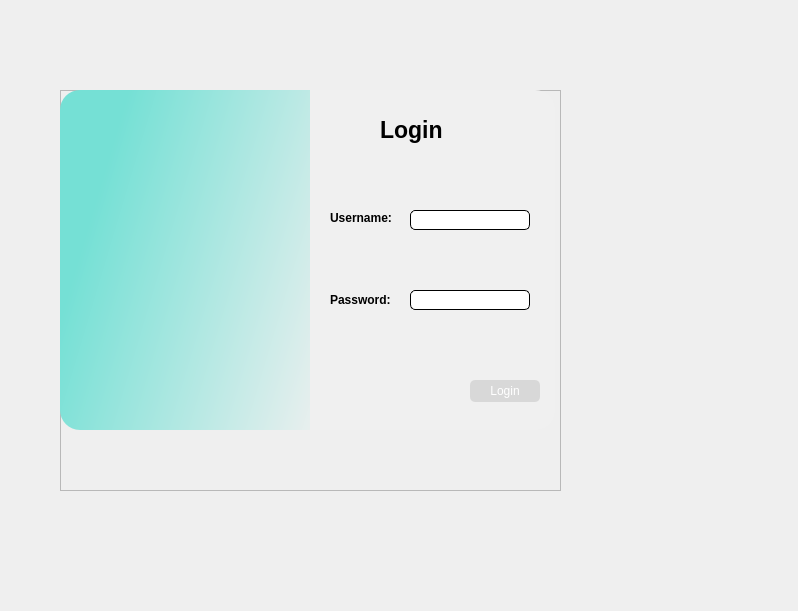
<?xml version="1.0" encoding="UTF-8"?>
<ui version="4.0">
 <class>Form</class>
 <widget class="QWidget" name="Form">
  <property name="geometry">
   <rect>
    <x>0</x>
    <y>0</y>
    <width>798</width>
    <height>611</height>
   </rect>
  </property>
  <property name="windowTitle">
   <string>Form</string>
  </property>
  <widget class="QFrame" name="frame_3">
   <property name="geometry">
    <rect>
     <x>60</x>
     <y>90</y>
     <width>501</width>
     <height>401</height>
    </rect>
   </property>
   <property name="minimumSize">
    <size>
     <width>501</width>
     <height>401</height>
    </size>
   </property>
   <property name="maximumSize">
    <size>
     <width>501</width>
     <height>401</height>
    </size>
   </property>
   <property name="frameShape">
    <enum>QFrame::StyledPanel</enum>
   </property>
   <property name="frameShadow">
    <enum>QFrame::Raised</enum>
   </property>
   <widget class="QLabel" name="label_4">
    <property name="geometry">
     <rect>
      <x>0</x>
      <y>0</y>
      <width>270</width>
      <height>340</height>
     </rect>
    </property>
    <property name="styleSheet">
     <string notr="true">background-color: qlineargradient(spread:pad, x1:0.017, y1:0.630682, x2:1, y2:1, stop:0 rgba(117, 224, 213, 255), stop:1 rgba(240, 240, 240, 255));
border-top-left-radius:20px;
border-bottom-left-radius:20px;</string>
    </property>
    <property name="text">
     <string/>
    </property>
   </widget>
   <widget class="QFrame" name="frame_2">
    <property name="geometry">
     <rect>
      <x>250</x>
      <y>0</y>
      <width>245</width>
      <height>340</height>
     </rect>
    </property>
    <property name="styleSheet">
     <string notr="true">background-color: rgb(240, 240, 240);

border-top-right-radius:20px;
border-bottom-right-radius:20px;</string>
    </property>
    <property name="frameShape">
     <enum>QFrame::StyledPanel</enum>
    </property>
    <property name="frameShadow">
     <enum>QFrame::Raised</enum>
    </property>
    <widget class="QPushButton" name="close">
     <property name="geometry">
      <rect>
       <x>220</x>
       <y>10</y>
       <width>16</width>
       <height>16</height>
      </rect>
     </property>
     <property name="minimumSize">
      <size>
       <width>16</width>
       <height>16</height>
      </size>
     </property>
     <property name="maximumSize">
      <size>
       <width>16</width>
       <height>16</height>
      </size>
     </property>
     <property name="text">
      <string/>
     </property>
     <property name="icon">
      <iconset>
       <normaloff>../asset/Icon/icons-close.png</normaloff>../asset/Icon/icons-close.png</iconset>
     </property>
    </widget>
    <widget class="QLineEdit" name="usr">
     <property name="geometry">
      <rect>
       <x>100</x>
       <y>120</y>
       <width>120</width>
       <height>20</height>
      </rect>
     </property>
     <property name="styleSheet">
      <string notr="true">border:1px solid;
background-color: rgb(255, 255, 255);
border-radius:5px;</string>
     </property>
    </widget>
    <widget class="QLineEdit" name="pw">
     <property name="geometry">
      <rect>
       <x>100</x>
       <y>200</y>
       <width>120</width>
       <height>20</height>
      </rect>
     </property>
     <property name="styleSheet">
      <string notr="true">border:1px solid;
background-color: rgb(255, 255, 255);
border-radius:5px;</string>
     </property>
    </widget>
    <widget class="QLabel" name="label">
     <property name="geometry">
      <rect>
       <x>20</x>
       <y>120</y>
       <width>65</width>
       <height>15</height>
      </rect>
     </property>
     <property name="font">
      <font>
       <bold>true</bold>
      </font>
     </property>
     <property name="text">
      <string>Username:</string>
     </property>
    </widget>
    <widget class="QLabel" name="label_2">
     <property name="geometry">
      <rect>
       <x>20</x>
       <y>200</y>
       <width>65</width>
       <height>20</height>
      </rect>
     </property>
     <property name="font">
      <font>
       <bold>true</bold>
      </font>
     </property>
     <property name="text">
      <string>Password:</string>
     </property>
    </widget>
    <widget class="QLabel" name="label_3">
     <property name="geometry">
      <rect>
       <x>70</x>
       <y>20</y>
       <width>100</width>
       <height>40</height>
      </rect>
     </property>
     <property name="font">
      <font>
       <pointsize>17</pointsize>
       <bold>true</bold>
      </font>
     </property>
     <property name="text">
      <string>Login</string>
     </property>
    </widget>
    <widget class="QPushButton" name="Login">
     <property name="geometry">
      <rect>
       <x>160</x>
       <y>290</y>
       <width>70</width>
       <height>22</height>
      </rect>
     </property>
     <property name="styleSheet">
      <string notr="true">QPushButton {
	background-color: rgb(216, 216, 216);
  color: #fff;
  border: none;
  border-radius: 5px;
  font-size: 12px;

  text-align: center; /* 文本居中 */

}

QPushButton:hover {
  background-color: rgb(124, 222, 212);
}

</string>
     </property>
     <property name="text">
      <string>Login</string>
     </property>
     <property name="icon">
      <iconset>
       <normaloff>../asset/Icon/icons-send.png</normaloff>../asset/Icon/icons-send.png</iconset>
     </property>
    </widget>
    <widget class="QLabel" name="label_7">
     <property name="geometry">
      <rect>
       <x>0</x>
       <y>210</y>
       <width>141</width>
       <height>151</height>
      </rect>
     </property>
     <property name="text">
      <string/>
     </property>
     <property name="pixmap">
      <pixmap>../asset/Icon/face_baby.png</pixmap>
     </property>
    </widget>
    <zorder>label_7</zorder>
    <zorder>close</zorder>
    <zorder>usr</zorder>
    <zorder>pw</zorder>
    <zorder>label</zorder>
    <zorder>label_2</zorder>
    <zorder>label_3</zorder>
    <zorder>Login</zorder>
   </widget>
   <widget class="QLabel" name="label_5">
    <property name="geometry">
     <rect>
      <x>60</x>
      <y>180</y>
      <width>131</width>
      <height>190</height>
     </rect>
    </property>
    <property name="text">
     <string/>
    </property>
    <property name="pixmap">
     <pixmap>../asset/Icon/body_heart_01 (1).png</pixmap>
    </property>
   </widget>
   <widget class="QLabel" name="label_6">
    <property name="geometry">
     <rect>
      <x>110</x>
      <y>110</y>
      <width>131</width>
      <height>131</height>
     </rect>
    </property>
    <property name="text">
     <string/>
    </property>
    <property name="pixmap">
     <pixmap>../asset/Icon/body_heart_01.png</pixmap>
    </property>
   </widget>
   <zorder>label_4</zorder>
   <zorder>label_5</zorder>
   <zorder>frame_2</zorder>
   <zorder>label_6</zorder>
  </widget>
 </widget>
 <resources/>
 <connections/>
</ui>
